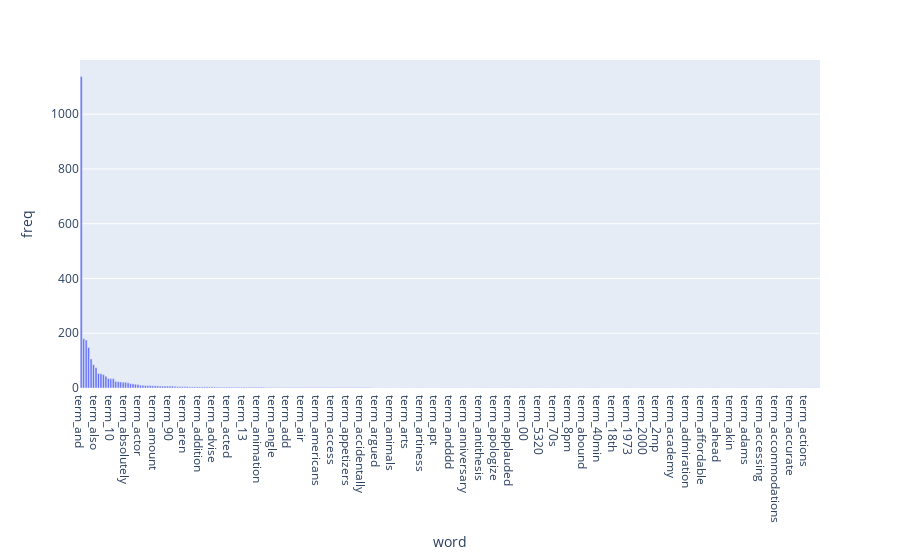

Notebook code cell kept with this figure:
### Markdown cell above
### >>> **Exercise 15 (take home):** 
Additionally, you can attempt to sort the terms on the `x-axis` by frequency instead of in alphabetical order. This way the visualization is more meaninfgul and you will be able to observe the so called [long tail](https://en.wikipedia.org/wiki/Long_tail) (get familiar with this term since it will appear a lot in data mining and other statistics courses). see picture below

![alt txt](https://upload.wikimedia.org/wikipedia/commons/thumb/8/8a/Long_tail.svg/1000px-Long_tail.svg.png)

### Code cell
# Answer here
import plotly.express as px
d = {'word': ["term_"+str(i) for i in count_vect.get_feature_names()[0:300]], 'freq': term_frequencies[:300]}
df4 = pd.DataFrame(data=d)
df4 = df4.sort_values('freq',ascending=False)
df4 = df4.reset_index()
fig = px.bar(df4[:300], x='word', y='freq', text='freq')
fig.update_traces(texttemplate='%{text:.2s}', textposition='outside')
fig.update_layout(uniformtext_minsize=8, uniformtext_mode='hide')
fig.show()

### Figure 1 — Plotly figure (JSON) as saved in the notebook; plotly's stock layout.template omitted (floating-point values rounded to 4 significant figures; data arrays with more than 128 entries replaced by an {"elided": "..."} marker saying what was removed)
{"data": [{"alignmentgroup": "True", "hovertemplate": "word=%{x}<br>freq=%{text}<extra></extra>", "legendgroup": "", "marker": {"color": "#636efa"}, "name": "", "offsetgroup": "", "orientation": "v", "showlegend": false, "text": {"elided": "300 int values"}, "textposition": "outside", "texttemplate": "%{text:.2s}", "type": "bar", "x": {"elided": "300 str values"}, "xaxis": "x", "y": {"elided": "300 int values"}, "yaxis": "y"}], "layout": {"barmode": "relative", "legend": {"tracegroupgap": 0}, "margin": {"t": 60}, "uniformtext": {"minsize": 8, "mode": "hide"}, "xaxis": {"anchor": "y", "domain": [0, 1], "title": {"text": "word"}}, "yaxis": {"anchor": "x", "domain": [0, 1], "title": {"text": "freq"}}}}
